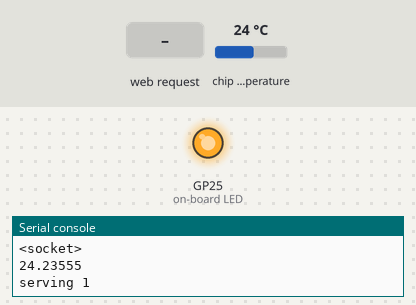
The program below on a simulated Raspberry Pi Pico running MicroPython. On the bench: output pins drawn as LEDs (lit = HIGH), the last lines printed to the serial console. The test bench sets the inputs (shaded band); at power-on: chip temperature 24 °C. WiFi joins after 1.5 s.

Above: at 1.2 s.
1.3 s: HTTP request GET /lightoff? received
At 2.5 s:
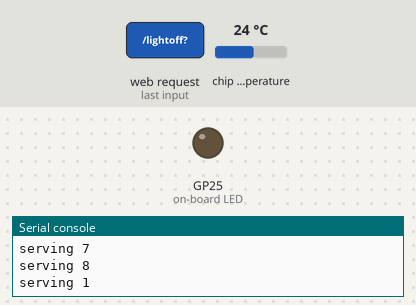
2.8 s: HTTP request GET /lighton? received
At 3.9 s:
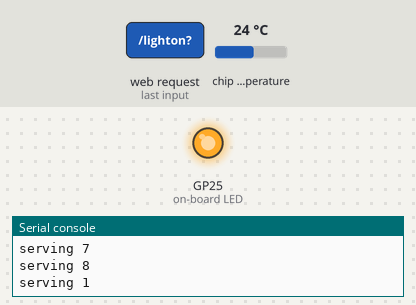
Timing chart, 0 to 5.8 s (numbered marks = the images above; inputs shaded):
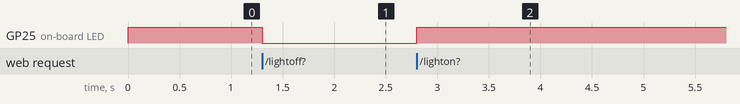

The program:

main.py
```python
import network, socket, machine
from time import sleep
from picozero import pico_temp_sensor, pico_led

ssid = 'Verizon_7HTM4Y'
password = 'bye4-jet-clear'

def connect():
    wlan = network.WLAN(network.STA_IF)
    wlan.active(True)
    wlan.connect(ssid, password)
    while wlan.isconnected == False:
        print('Waiting for connection...')
        sleep(1)
    print(wlan.ifconfig())
    ip = wlan.ifconfig()[0]
    print(f'Connected on {ip}')
    return ip

def open_socket(ip):
    address = (ip, 80)
    connection = socket.socket()
    connection.bind(address)
    connection.listen(1)
    print(connection)
    return connection

def webpage(temperature, state):
    html = f"""
        <!DOCTYPE html>
        <html>
          <body>
            Hi Betsy :-)
            <form action="./lighton">
              <input type="submit" value="Turn me on" />
            </form>
            <form action="./lightoff">
              <input type="submit" value="Turn me off" />
            </form>
            <p>LED is {state}!</p>
            <p>Temperature is {temperature}!</p>
          </body>
        </html>
        """
    return str(html)

def serve(connection):
    state = 'ON'
    pico_led.on()
    temperature = pico_temp_sensor.temp
    print(temperature)
    while True:
        print('serving 1')
        client = connection.accept()[0]
        print('client', client)
        print('serving 2')
        request = client.recv(1024)
        print('serving 3')
        request = str(request)
        print(request)
        client.close()
        print('serving 4')
        try:
            request = request.split()[1]
        except IndexError:
            pass
        if request == '/lighton?':
            pico_led.on()
            state = 'ON'
        elif request == '/lightoff?':
            pico_led.off()
            state = 'OFF'
        print('serving 5')
        temperature = pico_temp_sensor.temp
        print('serving 6')
        html = webpage(temperature, state)
        print('serving 7')
        client.send(html)
        print('serving 8')
        client.close()


try:
    ip = connect()
    connection = open_socket(ip)
    serve(connection)
except:
    machine.reset()
```

Measured:
- after the input at 1.3 s, GP25 (on-board LED): HIGH → LOW at once
- after the input at 2.8 s, GP25 (on-board LED): LOW → HIGH at once
